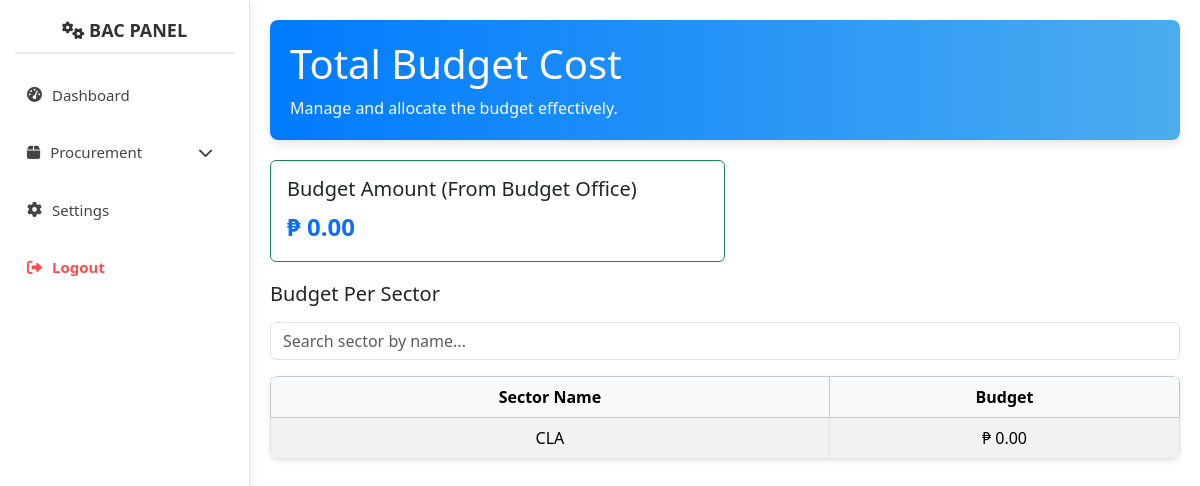
Page /bac/total_budget_cost.php (signed in) on the committed database.
### tables this page shows
CREATE TABLE `budget_amount` (
  `id` int(11) NOT NULL,
  `amount` decimal(15,2) NOT NULL,
  `created_at` timestamp NOT NULL DEFAULT current_timestamp()
);

CREATE TABLE `sector` (
  `id` int(11) NOT NULL,
  `name` varchar(255) NOT NULL,
  `budget` decimal(15,2) NOT NULL,
  `created_at` timestamp NOT NULL DEFAULT current_timestamp(),
  `updated_at` timestamp NOT NULL DEFAULT current_timestamp() ON UPDATE current_timestamp()
);

### bac/total_budget_cost.php (the view, shortened to what this page needs)
<?php
require_once '../admin/src/config/pdo.php';
$query = "SELECT amount FROM budget_amount ORDER BY created_at DESC LIMIT 1";
$stmt = $pdo->prepare($query);
$stmt->execute();
$latestBudget = $stmt->fetch(PDO::FETCH_ASSOC)['amount'] ?? 0;
$query = "SELECT * FROM sector";
$stmt = $pdo->prepare($query);
$stmt->execute();
$sectors = $stmt->fetchAll(PDO::FETCH_ASSOC);
?>
<!DOCTYPE html>
<html lang="en">
<head>
    <link rel="stylesheet" href="https://cdn.jsdelivr.net/npm/bootstrap@5.3.3/dist/css/bootstrap.min.css">
    <link rel="stylesheet" href="https://cdnjs.cloudflare.com/ajax/libs/font-awesome/6.0.0-beta3/css/all.min.css">
    <link rel="stylesheet" href="src/css/pr.css">
</head>
<body>
    <div class="d-flex">
        <?php include 'sidebar.php'; ?>
        <div class="content flex-grow-1 animate__animated animate__fadeIn">
            <div class="header-card">
                <h1 class="mb-2">Total Budget Cost</h1>
                <p class="mb-0">Manage and allocate the budget effectively.</p>
            </div>
            <div class="col-md-6">
                <div class="card border-success">
                    <div class="card-body">
                        <h5 class="card-title">Budget Amount (From Budget Office)</h5>
                        <p class="card-text text-primary fw-bold fs-4">
                            ₱ <?php echo number_format($latestBudget, 2); ?>
                        </p>
                    </div>
                </div>
            </div>
            <div class="table-section">
                <h5 class="mb-3 d-flex justify-content-between align-items-center">
                    Budget Per Sector
                </h5>
                <div class="mb-3">
                    <input type="text" id="search-bar" class="form-control" placeholder="Search sector by name...">
                </div>
                <table class="table table-striped table-hover table-bordered">
                    <thead class="table-light">
                        <tr>
                            <th>Sector Name</th>
                            <th>Budget</th>
                        </tr>
                    </thead>
                    <tbody id="sector-table">
                        <?php foreach ($sectors as $sector): ?>
                            <tr>
                                <td><?php echo htmlspecialchars($sector['name']); ?></td>
                                <td>₱ <?php echo number_format($sector['budget'], 2); ?></td>
                            </tr>
                        <?php endforeach; ?>
                    </tbody>
                </table>
            </div>
        </div>
    </div>
</body>
</html>

### bac/src/css/pr.css (style rules this page uses)
body { background-color: #f8f9fa; }
.content { margin-left: 250px; padding: 20px; }
.header-card { background: linear-gradient(90deg, #007bff, #4bacef); color: white; padding: 20px; border-radius: 8px; margin-bottom: 20px; box-shadow: 0 4px 8px rgba(0, 0, 0, 0.1); }
table { box-shadow: 0 2px 5px rgba(0, 0, 0, 0.1); border-radius: 8px; overflow: hidden; }
table thead { background-color: #007bff; color: white; }
table td, table th { text-align: center; vertical-align: middle; }

### bac/total_budget_cost.php (style rules this page uses)
.content { margin-left: 250px; padding: 20px; }
.header-card { background: linear-gradient(90deg, #007bff, #4bacef); color: white; padding: 20px; border-radius: 8px; margin-bottom: 20px; box-shadow: 0 4px 8px rgba(0, 0, 0, 0.1); }
.table-section { margin-top: 20px; }

### rows in the picture
budget_amount: amount "0.00"
sector: name "CLA", budget "0.00"
